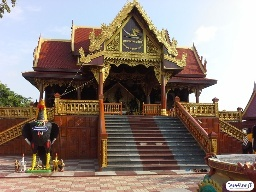
#> input picture datasets/images/image1.jpg, 256 x 192 px
$ jupyter execute ex1-12-histogram.ipynb
#> lines starting #> are read from the running program, lines starting #| are printed output that depends on the picture
[cell 1]
import cv2
import numpy as np

img = cv2.imread('../datasets/images/image1.jpg')
#> img is the input picture: shape (192, 256, 3); mean B, G, R 114.5, 124.6, 139.7
gry = cv2.cvtColor(img, cv2.COLOR_BGR2GRAY)
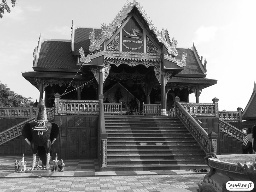
#> gry: shape (192, 256); min 2, max 255, mean 128

# Histogram Equalisation
heq = cv2.equalizeHist(gry)
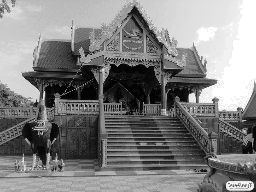
#> heq: shape (192, 256); min 0, max 255, mean 128.5
# CLAHE (Contrast-Limiting Adaptive Histogram Equalisation)
clahe = cv2.createCLAHE(clipLimit=2.0, tileGridSize=(8,8))
clh = clahe.apply(gry)
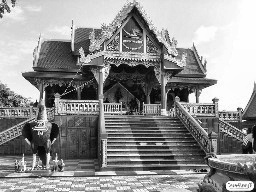
#> clh: shape (192, 256); min 1, max 255, mean 144.3

cv2.imshow('Original', img)
cv2.imshow('Grayscale', gry)
cv2.imshow('Histogram Equalisation', heq)
cv2.imshow('CLAHE', clh)

cv2.waitKey(0)
cv2.destroyAllWindows()

$ run again, with datasets/images/image103.jpg copied over datasets/images/image1.jpg
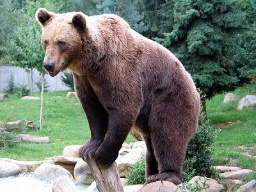
#> input picture datasets/images/image103.jpg, 256 x 192 px
#> img is the input picture: shape (192, 256, 3); mean B, G, R 110.3, 122.1, 112.6
#> `heq = cv2.equalizeHist(gry)`:
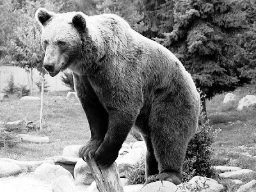
#> heq: shape (192, 256); min 0, max 255, mean 128
#> `clh = clahe.apply(gry)`:
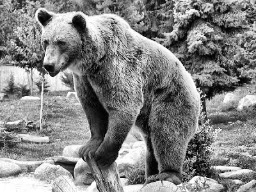
#> clh: shape (192, 256); min 1, max 255, mean 131.4
